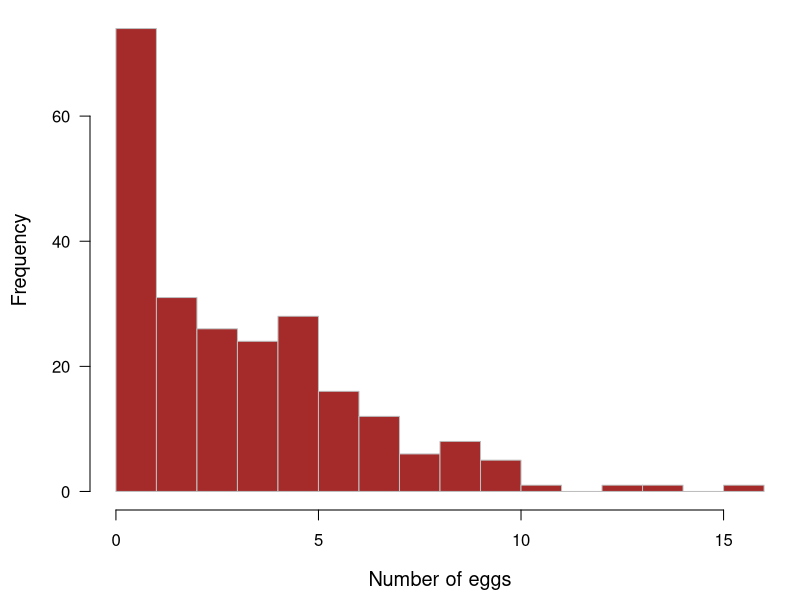

R code for this plot: (Note: this script raises an error after producing the figure.)
## ---- chunk 1
knitr::opts_chunk$set(echo = TRUE, message = FALSE)
## ---- chunk 2
## code adapted from Sarah Converse (2019)
set.seed(514)
## sample and group sizes
nn <- 234
n_loc <- 23
n_yrs <- 14
## grand mean
mu <- 1
## slope
beta <- 0.5
## random effects
re_loc <- rnorm(n_loc, 0, 0.4)
re_year <- rnorm(n_yrs, 0, 0.4)
## covariates
loc <- sample(seq(n_loc), nn, replace = TRUE)
year <- sample(seq(n_yrs), nn, replace = TRUE)
size <- runif(nn, -1, 1)

## mean number of eggs 
mean <- exp(mu + re_loc[loc] + re_year[year] + beta * size)
## number of eggs
eggs <- rpois(nn,mean)
## data frame
df_eggs <- data.frame(cbind(eggs, size, loc, year))

## plot area
par(mai = c(0.9, 0.9, 0.1, 0.1),
    omi = c(0, 0, 0, 0), bg = NA,
    cex.main = 1.2, cex.lab = 1.2)
## histogram of eggs
hist(eggs, breaks = seq(0, max(eggs)), las = 1, col = "brown", border = "gray",
     main = "", xlab = "Number of eggs")
## ---- chunk 3
## load MASS
library(MASS)
## fit model
snakes_pql <- glmmPQL(eggs ~ size, random = ~1 | loc, data = df_eggs,
                      family = poisson)
## model summary
summary(snakes_pql)
## ---- chunk 4
## load lme4
library(lme4)
## fit model
snakes_lap <- glmer(eggs ~ size + (1 | loc), data = df_eggs,
                    family = poisson)
## model summary
summary(snakes_lap)
## ---- chunk 5
## fit model
snakes_ghq <- glmer(eggs ~ size + (1 | loc), data = df_eggs,
                    family = poisson, nAGQ = 20)
## model summary
summary(snakes_ghq)
## ---- chunk 6
ngq <- seq(2, 20)
## empty matrix for coefs
gq <- matrix(NA, length(ngq), 3)
colnames(gq) <- c("nAGQ", "beta", "SD_RE")
gq[,1] <- ngq
## loop over increasing nAGQ
for(i in ngq) {
  tmp <- glmer(eggs ~ size + (1 | loc), data = df_eggs,
                    family = poisson, nAGQ = i)
  gq[i-1,2] <- coef(tmp)$loc[1,2]
  gq[i-1,3] <- unlist(summary(tmp)$varcor)^2
}
## inspect them
gq
## ---- chunk 7
## betas and SE's
tbl_smry <- cbind(summary(snakes_pql)$tTable[, 1:2],
                  summary(snakes_lap)$coefficients[, 1:2],
                  summary(snakes_ghq)$coefficients[, 1:2])
## SD for RE's
loc_SD <- c(c(sqrt(insight::get_variance_random(snakes_pql)), NA),
            c(sqrt(insight::get_variance_random(snakes_lap)), NA),
            c(sqrt(insight::get_variance_random(snakes_ghq)), NA))
## table of results
tbl_smry <- rbind(tbl_smry, "location SD" = loc_SD)
colnames(tbl_smry) <- c("    PQL ", "SE ", "   Laplace", "SE ", "     GHQ ", "SE ")
round(tbl_smry, 3)
## ---- chunk 8
## fit model
snakes_lap_2 <- glmer(eggs ~ size + (1 | loc) + (1 | year),
                      data = df_eggs, family = poisson)
## model summary
summary(snakes_lap_2)
